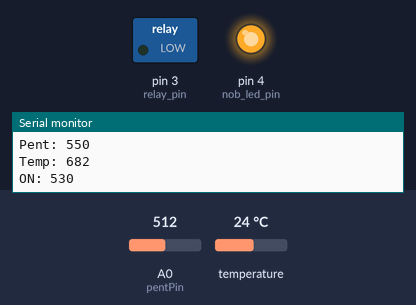
Simulated run of this sketch. Board: Arduino Uno, built with avr-gcc and run on an emulated ATmega328P. Parts: switched loads named in the sketch (green lamp = pin HIGH), output pins drawn as LEDs (lit = HIGH), the last lines printed to the serial monitor. The inputs (shaded band) are chosen by the test bench; at power-on: temperature 24 °C, A0 (pentPin) = 512.

Above: at 1.2 s.
1.3 s: temperature set to 16 °C
3.3 s: temperature set to 14.8 °C
At 4.3 s:
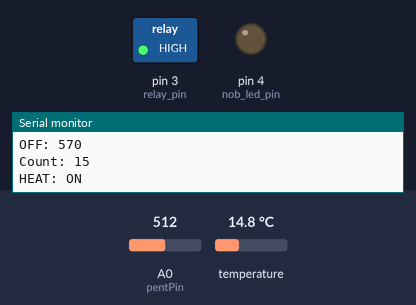
4.8 s: A0 (pentPin) set to 550
At 5.2 s:
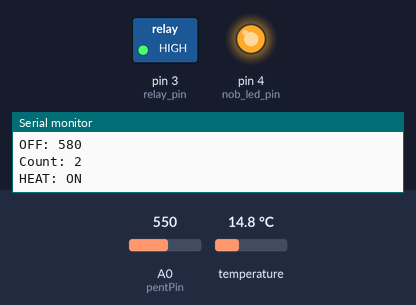
7.8 s: A0 (pentPin) set to 511
At 10.5 s:
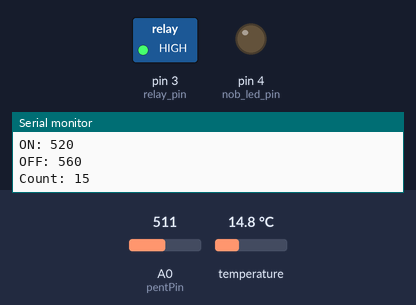
10.8 s: A0 (pentPin) set to 484
At 11.2 s:
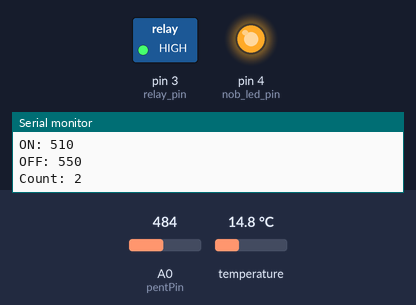
Timing chart, 0 to 14.1 s (numbered marks = the images above; inputs shaded):
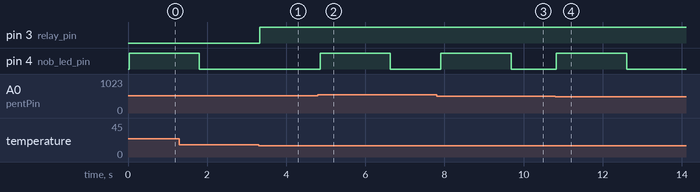

The sketch:

thermostat.ino
```cpp
#include <SoftwareSerial.h>
#include <OneWire.h>

SoftwareSerial Serial7Segment(8,7);

int pentPin = 0;  // A0
int pentValue = 0;

int change_timeout = 15; // HOW MANY LOOPS TO DISPLAY CHNAGED TEMP
int change_timer = 0;
int last_pent = 0;

int relay_pin = 3;
int heat_on = 0;
int nob_led_pin = 4;

//Temperature chip i/o
int DS18S20_Pin = 2; //DS18S20 Signal pin on digital 2
OneWire ds(DS18S20_Pin);  // on digital pin 2
int temp_correction = -7;


void setup() {
  pinMode(relay_pin, OUTPUT);
  pinMode(nob_led_pin, OUTPUT);
  Serial7Segment.begin(9600);
  Serial.begin(9600);
  setBrightness(15);
  resetLCD();
}

void loop() {

  int temp_off_point = 0;
  int temp_on_point = 0;

  float temperature = getTemp();
  float farh = toFarh(temperature);

  int tempi = (int)(farh * 10) + (temp_correction * 10);

  pentValue = (((int)(analogRead(pentPin) / 20.48) + 30) * 10);
  temp_on_point = pentValue - 20;
  temp_off_point = pentValue + 20;

  // PRINT DATA TO THE SERIAL LOGS
  Serial.print("Pent: ");
  Serial.println(pentValue);
  Serial.print("Temp: ");
  Serial.println(tempi);
  Serial.print("ON: ");
  Serial.println(temp_on_point);
  Serial.print("OFF: ");
  Serial.println(temp_off_point);
  Serial.print("Count: ");
  Serial.println(change_timer);

  char tempString[10]; //Used for sprintf

  // if dial was changed show the dial
  if(pentValue != last_pent) {
    last_pent = pentValue;
    change_timer = 0;
  }

  int display_int = 0;

  change_timer++;
  if(change_timer < change_timeout) {
    digitalWrite(nob_led_pin, HIGH);
    display_int = pentValue;
  } else {
    change_timer = change_timeout;
    display_int = tempi;
    digitalWrite(nob_led_pin, LOW);
  }

  sprintf(tempString, "%4d", display_int);

  if(tempi < temp_on_point) {
    digitalWrite(relay_pin, HIGH);
    Serial.println("HEAT: ON");
  } else if(tempi > temp_off_point) {
    digitalWrite(relay_pin, LOW);
    Serial.println("HEAT: OFF");
  }

  Serial.println("");

  Serial7Segment.print(tempString);

  delay(100);
}

float getVoltage(int pin)
{
  return (analogRead(pin) * .004882814);
}

void resetLCD()
{
  Serial7Segment.write('v'); //Reset the display - this forces the cursor to return to the beginning of the display
  Serial7Segment.write(0x77);  // Special command to turn on specific light with following command
  Serial7Segment.write(0b00000100);  // special command to turn on the decimal point
}

// given a celcius temp return a farhenight
float toFarh(float cel)
{
  return ((cel * 1.8) + 32.0);
}

// get the temp off the DS18S20
float getTemp(){
  //returns the temperature from one DS18S20 in DEG Celsius

  byte data[12];
  byte addr[8];

  if ( !ds.search(addr)) {
      //no more sensors on chain, reset search
      ds.reset_search();
      return -1000;
  }

  if ( OneWire::crc8( addr, 7) != addr[7]) {
      Serial.println("CRC is not valid!");
      return -1000;
  }

  if ( addr[0] != 0x10 && addr[0] != 0x28) {
      Serial.print("Device is not recognized");
      return -1000;
  }

  ds.reset();
  ds.select(addr);
  ds.write(0x44,1); // start conversion, with parasite power on at the end

  byte present = ds.reset();
  ds.select(addr);
  ds.write(0xBE); // Read Scratchpad


  for (int i = 0; i < 9; i++) { // we need 9 bytes
    data[i] = ds.read();
  }

  ds.reset_search();

  byte MSB = data[1];
  byte LSB = data[0];

  float tempRead = ((MSB << 8) | LSB); //using two's compliment
  float TemperatureSum = tempRead / 16;

  return TemperatureSum;

}

void setBrightness(byte value)
{
  Serial7Segment.write(0x7A);  // Set brightness command byte
  Serial7Segment.write(value);  // brightness data byte
}
```

Measured:
- the behaviour switches between 15.6 and 15.5 °C on temperature (found by bisection; images 0 and 1)
- the behaviour switches between 532 and 533 on A0 (pentPin) (found by bisection; images 1 and 2)
- the behaviour switches between 492 and 491 on A0 (pentPin) (found by bisection; images 3 and 4)
- after the input at 3.3 s, pin 3 (relay_pin): LOW → HIGH at once
- after the input at 4.8 s, pin 4 (nob_led_pin): LOW → HIGH after 0.06 s, → LOW 1.8 s later
- after the input at 7.8 s, pin 4 (nob_led_pin): LOW → HIGH after 0.11 s, → LOW 1.8 s later
- after the input at 10.8 s, pin 4 (nob_led_pin): LOW → HIGH at once, → LOW 1.8 s later
